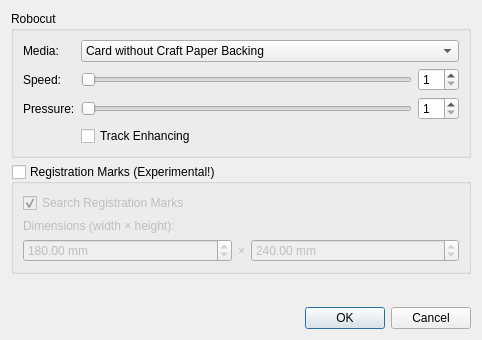
<?xml version="1.0" encoding="UTF-8"?>
<ui version="4.0">
 <class>CutDialog</class>
 <widget class="QDialog" name="CutDialog">
  <property name="geometry">
   <rect>
    <x>0</x>
    <y>0</y>
    <width>482</width>
    <height>340</height>
   </rect>
  </property>
  <property name="windowTitle">
   <string>Cut</string>
  </property>
  <layout class="QVBoxLayout" name="verticalLayout_2">
   <item>
    <widget class="QGroupBox" name="groupBox_2">
     <property name="title">
      <string>Robocut</string>
     </property>
     <layout class="QGridLayout" name="gridLayout">
      <item row="0" column="0">
       <widget class="QLabel" name="label">
        <property name="text">
         <string>Media:</string>
        </property>
       </widget>
      </item>
      <item row="0" column="1" colspan="2">
       <widget class="QComboBox" name="mediaCombo">
        <item>
         <property name="text">
          <string>Card without Craft Paper Backing</string>
         </property>
         <property name="icon">
          <iconset resource="resources.qrc">
           <normaloff>:/images/cap-yellow.png</normaloff>:/images/cap-yellow.png</iconset>
         </property>
        </item>
        <item>
         <property name="text">
          <string>Card with Craft Paper Backing</string>
         </property>
         <property name="icon">
          <iconset resource="resources.qrc">
           <normaloff>:/images/cap-yellow.png</normaloff>:/images/cap-yellow.png</iconset>
         </property>
        </item>
        <item>
         <property name="text">
          <string>Vinyl Sticker</string>
         </property>
         <property name="icon">
          <iconset resource="resources.qrc">
           <normaloff>:/images/cap-blue.png</normaloff>:/images/cap-blue.png</iconset>
         </property>
        </item>
        <item>
         <property name="text">
          <string>Film Labels</string>
         </property>
         <property name="icon">
          <iconset resource="resources.qrc">
           <normaloff>:/images/cap-blue.png</normaloff>:/images/cap-blue.png</iconset>
         </property>
        </item>
        <item>
         <property name="text">
          <string>Thick Media</string>
         </property>
         <property name="icon">
          <iconset resource="resources.qrc">
           <normaloff>:/images/cap-yellow.png</normaloff>:/images/cap-yellow.png</iconset>
         </property>
        </item>
        <item>
         <property name="text">
          <string>Thin Media</string>
         </property>
         <property name="icon">
          <iconset resource="resources.qrc">
           <normaloff>:/images/cap-blue.png</normaloff>:/images/cap-blue.png</iconset>
         </property>
        </item>
        <item>
         <property name="text">
          <string>Pen</string>
         </property>
         <property name="icon">
          <iconset resource="resources.qrc">
           <normaloff>:/images/cap-pen.png</normaloff>:/images/cap-pen.png</iconset>
         </property>
        </item>
        <item>
         <property name="text">
          <string>Bond Paper 13-28 lbs</string>
         </property>
         <property name="icon">
          <iconset resource="resources.qrc">
           <normaloff>:/images/cap-blue.png</normaloff>:/images/cap-blue.png</iconset>
         </property>
        </item>
        <item>
         <property name="text">
          <string>Bristol Paper 57-67 lbs</string>
         </property>
         <property name="icon">
          <iconset resource="resources.qrc">
           <normaloff>:/images/cap-yellow.png</normaloff>:/images/cap-yellow.png</iconset>
         </property>
        </item>
        <item>
         <property name="text">
          <string>Cardstock 40-60 lbs</string>
         </property>
         <property name="icon">
          <iconset resource="resources.qrc">
           <normaloff>:/images/cap-yellow.png</normaloff>:/images/cap-yellow.png</iconset>
         </property>
        </item>
        <item>
         <property name="text">
          <string>Cover 40-60 lbs</string>
         </property>
         <property name="icon">
          <iconset resource="resources.qrc">
           <normaloff>:/images/cap-yellow.png</normaloff>:/images/cap-yellow.png</iconset>
         </property>
        </item>
        <item>
         <property name="text">
          <string>Film, Double Matte Translucent</string>
         </property>
         <property name="icon">
          <iconset resource="resources.qrc">
           <normaloff>:/images/cap-blue.png</normaloff>:/images/cap-blue.png</iconset>
         </property>
        </item>
        <item>
         <property name="text">
          <string>Film, Vinyl With Adhesive Back</string>
         </property>
         <property name="icon">
          <iconset resource="resources.qrc">
           <normaloff>:/images/cap-blue.png</normaloff>:/images/cap-blue.png</iconset>
         </property>
        </item>
        <item>
         <property name="text">
          <string>Film, Window With Kling Adhesive</string>
         </property>
         <property name="icon">
          <iconset resource="resources.qrc">
           <normaloff>:/images/cap-blue.png</normaloff>:/images/cap-blue.png</iconset>
         </property>
        </item>
        <item>
         <property name="text">
          <string>Index 90 lbs</string>
         </property>
         <property name="icon">
          <iconset resource="resources.qrc">
           <normaloff>:/images/cap-red.png</normaloff>:/images/cap-red.png</iconset>
         </property>
        </item>
        <item>
         <property name="text">
          <string>Inkjet Photo Paper 28-44 lbs</string>
         </property>
         <property name="icon">
          <iconset resource="resources.qrc">
           <normaloff>:/images/cap-yellow.png</normaloff>:/images/cap-yellow.png</iconset>
         </property>
        </item>
        <item>
         <property name="text">
          <string>Inkjet Photo Paper 45-75 lbs</string>
         </property>
         <property name="icon">
          <iconset resource="resources.qrc">
           <normaloff>:/images/cap-red.png</normaloff>:/images/cap-red.png</iconset>
         </property>
        </item>
        <item>
         <property name="text">
          <string>Magnetic Sheet</string>
         </property>
         <property name="icon">
          <iconset resource="resources.qrc">
           <normaloff>:/images/cap-red.png</normaloff>:/images/cap-red.png</iconset>
         </property>
        </item>
        <item>
         <property name="text">
          <string>Offset 24-60 lbs</string>
         </property>
         <property name="icon">
          <iconset resource="resources.qrc">
           <normaloff>:/images/cap-blue.png</normaloff>:/images/cap-blue.png</iconset>
         </property>
        </item>
        <item>
         <property name="text">
          <string>Print Paper Light Weight</string>
         </property>
         <property name="icon">
          <iconset resource="resources.qrc">
           <normaloff>:/images/cap-blue.png</normaloff>:/images/cap-blue.png</iconset>
         </property>
        </item>
        <item>
         <property name="text">
          <string>Print Paper Medium Weight</string>
         </property>
         <property name="icon">
          <iconset resource="resources.qrc">
           <normaloff>:/images/cap-yellow.png</normaloff>:/images/cap-yellow.png</iconset>
         </property>
        </item>
        <item>
         <property name="text">
          <string>Sticker Sheet</string>
         </property>
         <property name="icon">
          <iconset resource="resources.qrc">
           <normaloff>:/images/cap-blue.png</normaloff>:/images/cap-blue.png</iconset>
         </property>
        </item>
        <item>
         <property name="text">
          <string>Tag 100 lbs</string>
         </property>
         <property name="icon">
          <iconset resource="resources.qrc">
           <normaloff>:/images/cap-red.png</normaloff>:/images/cap-red.png</iconset>
         </property>
        </item>
        <item>
         <property name="text">
          <string>Text Paper 24-70 lbs</string>
         </property>
         <property name="icon">
          <iconset resource="resources.qrc">
           <normaloff>:/images/cap-blue.png</normaloff>:/images/cap-blue.png</iconset>
         </property>
        </item>
        <item>
         <property name="text">
          <string>Vellum Bristol 57-67 lbs</string>
         </property>
         <property name="icon">
          <iconset resource="resources.qrc">
           <normaloff>:/images/cap-yellow.png</normaloff>:/images/cap-yellow.png</iconset>
         </property>
        </item>
        <item>
         <property name="text">
          <string>Writing Paper 24-70 lbs</string>
         </property>
         <property name="icon">
          <iconset resource="resources.qrc">
           <normaloff>:/images/cap-blue.png</normaloff>:/images/cap-blue.png</iconset>
         </property>
        </item>
       </widget>
      </item>
      <item row="1" column="0">
       <widget class="QLabel" name="label_2">
        <property name="text">
         <string>Speed:</string>
        </property>
       </widget>
      </item>
      <item row="1" column="1">
       <widget class="QSlider" name="speedSlider">
        <property name="minimum">
         <number>1</number>
        </property>
        <property name="maximum">
         <number>10</number>
        </property>
        <property name="pageStep">
         <number>2</number>
        </property>
        <property name="orientation">
         <enum>Qt::Horizontal</enum>
        </property>
       </widget>
      </item>
      <item row="2" column="0">
       <widget class="QLabel" name="label_3">
        <property name="text">
         <string>Pressure:</string>
        </property>
       </widget>
      </item>
      <item row="2" column="1">
       <widget class="QSlider" name="pressureSlider">
        <property name="minimum">
         <number>1</number>
        </property>
        <property name="maximum">
         <number>33</number>
        </property>
        <property name="pageStep">
         <number>2</number>
        </property>
        <property name="orientation">
         <enum>Qt::Horizontal</enum>
        </property>
       </widget>
      </item>
      <item row="3" column="0">
       <widget class="QLabel" name="label_7">
        <property name="text">
         <string/>
        </property>
       </widget>
      </item>
      <item row="3" column="1">
       <widget class="QCheckBox" name="trackEnhancingCheckbox">
        <property name="text">
         <string>Track Enhancing</string>
        </property>
       </widget>
      </item>
      <item row="1" column="2">
       <widget class="QSpinBox" name="speedSpinBox">
        <property name="minimum">
         <number>1</number>
        </property>
        <property name="maximum">
         <number>10</number>
        </property>
       </widget>
      </item>
      <item row="2" column="2">
       <widget class="QSpinBox" name="pressureSpinBox">
        <property name="minimum">
         <number>1</number>
        </property>
        <property name="maximum">
         <number>33</number>
        </property>
       </widget>
      </item>
     </layout>
    </widget>
   </item>
   <item>
    <widget class="QGroupBox" name="regMarksGroup">
     <property name="title">
      <string>Registration Marks (Experimental!)</string>
     </property>
     <property name="checkable">
      <bool>true</bool>
     </property>
     <property name="checked">
      <bool>false</bool>
     </property>
     <layout class="QVBoxLayout" name="verticalLayout">
      <item>
       <widget class="QCheckBox" name="regSearchCheckbox">
        <property name="text">
         <string>Search Registration Marks</string>
        </property>
        <property name="checked">
         <bool>true</bool>
        </property>
       </widget>
      </item>
      <item>
       <widget class="QLabel" name="label_4">
        <property name="text">
         <string>Dimensions (width × height):</string>
        </property>
       </widget>
      </item>
      <item>
       <layout class="QHBoxLayout" name="horizontalLayout">
        <item>
         <widget class="QDoubleSpinBox" name="regWidthSpinner">
          <property name="sizePolicy">
           <sizepolicy hsizetype="MinimumExpanding" vsizetype="Fixed">
            <horstretch>0</horstretch>
            <verstretch>0</verstretch>
           </sizepolicy>
          </property>
          <property name="minimumSize">
           <size>
            <width>188</width>
            <height>0</height>
           </size>
          </property>
          <property name="suffix">
           <string> mm</string>
          </property>
          <property name="maximum">
           <double>300.000000000000000</double>
          </property>
          <property name="value">
           <double>180.000000000000000</double>
          </property>
         </widget>
        </item>
        <item>
         <widget class="QLabel" name="label_5">
          <property name="text">
           <string>×</string>
          </property>
         </widget>
        </item>
        <item>
         <widget class="QDoubleSpinBox" name="regHeightSpinner">
          <property name="sizePolicy">
           <sizepolicy hsizetype="MinimumExpanding" vsizetype="Fixed">
            <horstretch>0</horstretch>
            <verstretch>0</verstretch>
           </sizepolicy>
          </property>
          <property name="minimumSize">
           <size>
            <width>188</width>
            <height>0</height>
           </size>
          </property>
          <property name="suffix">
           <string> mm</string>
          </property>
          <property name="maximum">
           <double>1000.000000000000000</double>
          </property>
          <property name="value">
           <double>240.000000000000000</double>
          </property>
         </widget>
        </item>
       </layout>
      </item>
     </layout>
    </widget>
   </item>
   <item>
    <spacer name="verticalSpacer">
     <property name="orientation">
      <enum>Qt::Vertical</enum>
     </property>
     <property name="sizeHint" stdset="0">
      <size>
       <width>20</width>
       <height>0</height>
      </size>
     </property>
    </spacer>
   </item>
   <item>
    <widget class="QDialogButtonBox" name="buttonBox">
     <property name="orientation">
      <enum>Qt::Horizontal</enum>
     </property>
     <property name="standardButtons">
      <set>QDialogButtonBox::Cancel|QDialogButtonBox::Ok</set>
     </property>
    </widget>
   </item>
  </layout>
 </widget>
 <resources>
  <include location="resources.qrc"/>
 </resources>
 <connections>
  <connection>
   <sender>buttonBox</sender>
   <signal>accepted()</signal>
   <receiver>CutDialog</receiver>
   <slot>accept()</slot>
   <hints>
    <hint type="sourcelabel">
     <x>257</x>
     <y>156</y>
    </hint>
    <hint type="destinationlabel">
     <x>157</x>
     <y>274</y>
    </hint>
   </hints>
  </connection>
  <connection>
   <sender>buttonBox</sender>
   <signal>rejected()</signal>
   <receiver>CutDialog</receiver>
   <slot>reject()</slot>
   <hints>
    <hint type="sourcelabel">
     <x>325</x>
     <y>156</y>
    </hint>
    <hint type="destinationlabel">
     <x>286</x>
     <y>274</y>
    </hint>
   </hints>
  </connection>
  <connection>
   <sender>mediaCombo</sender>
   <signal>currentIndexChanged(int)</signal>
   <receiver>CutDialog</receiver>
   <slot>onMediaChanged(int)</slot>
   <hints>
    <hint type="sourcelabel">
     <x>123</x>
     <y>29</y>
    </hint>
    <hint type="destinationlabel">
     <x>44</x>
     <y>105</y>
    </hint>
   </hints>
  </connection>
  <connection>
   <sender>speedSlider</sender>
   <signal>valueChanged(int)</signal>
   <receiver>speedSpinBox</receiver>
   <slot>setValue(int)</slot>
   <hints>
    <hint type="sourcelabel">
     <x>246</x>
     <y>81</y>
    </hint>
    <hint type="destinationlabel">
     <x>434</x>
     <y>81</y>
    </hint>
   </hints>
  </connection>
  <connection>
   <sender>speedSpinBox</sender>
   <signal>valueChanged(int)</signal>
   <receiver>speedSlider</receiver>
   <slot>setValue(int)</slot>
   <hints>
    <hint type="sourcelabel">
     <x>434</x>
     <y>81</y>
    </hint>
    <hint type="destinationlabel">
     <x>246</x>
     <y>81</y>
    </hint>
   </hints>
  </connection>
  <connection>
   <sender>pressureSlider</sender>
   <signal>valueChanged(int)</signal>
   <receiver>pressureSpinBox</receiver>
   <slot>setValue(int)</slot>
   <hints>
    <hint type="sourcelabel">
     <x>246</x>
     <y>116</y>
    </hint>
    <hint type="destinationlabel">
     <x>434</x>
     <y>116</y>
    </hint>
   </hints>
  </connection>
  <connection>
   <sender>pressureSpinBox</sender>
   <signal>valueChanged(int)</signal>
   <receiver>pressureSlider</receiver>
   <slot>setValue(int)</slot>
   <hints>
    <hint type="sourcelabel">
     <x>434</x>
     <y>116</y>
    </hint>
    <hint type="destinationlabel">
     <x>246</x>
     <y>116</y>
    </hint>
   </hints>
  </connection>
 </connections>
 <slots>
  <slot>onMediaChanged(int)</slot>
 </slots>
</ui>
